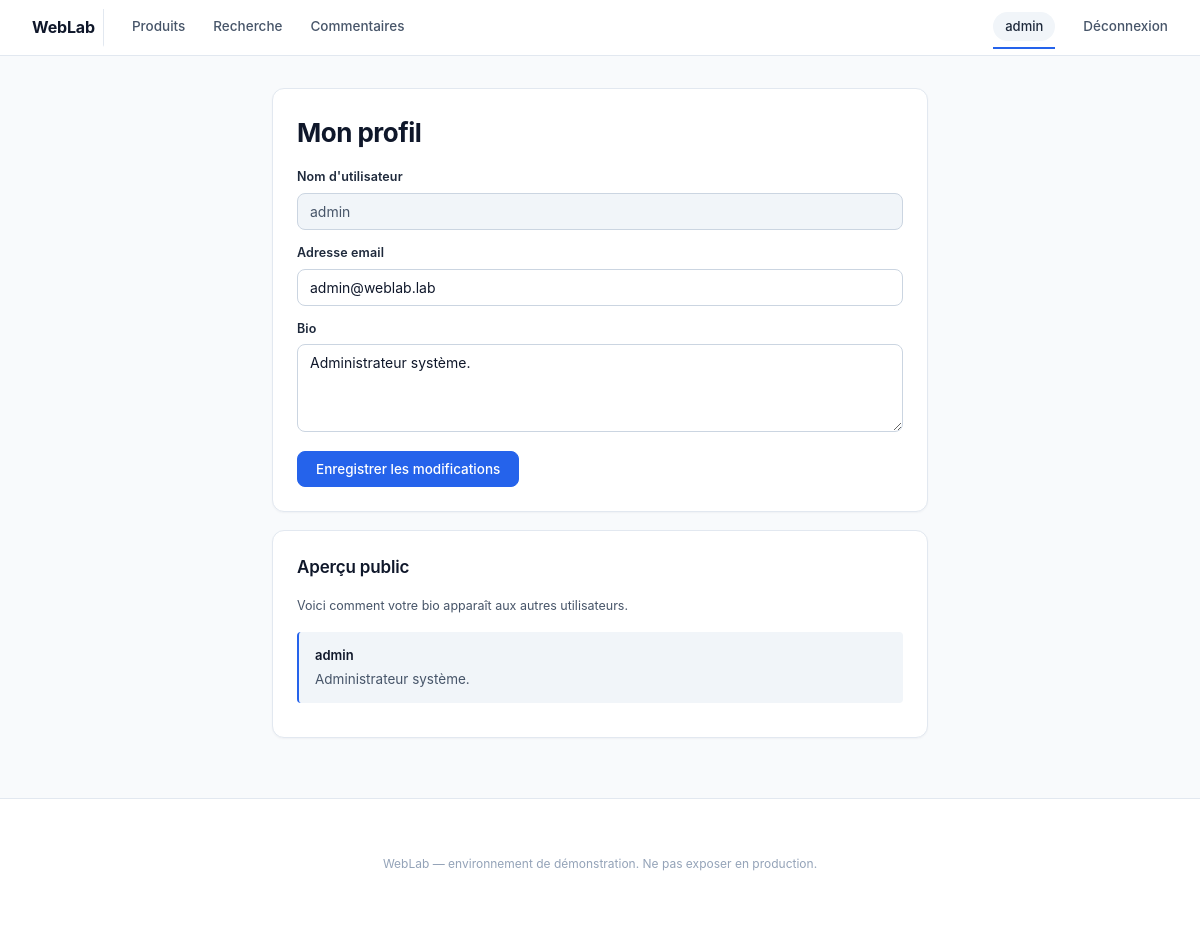
The app's page /profile.php (signed in) with its own data.
### tables this page shows
CREATE TABLE users (
  id          INT AUTO_INCREMENT PRIMARY KEY,
  username    VARCHAR(64) UNIQUE NOT NULL,
  email       VARCHAR(128),
  password    VARCHAR(64) NOT NULL,    
  role        ENUM('user', 'admin') DEFAULT 'user',
  bio         TEXT,
  created_at  TIMESTAMP DEFAULT CURRENT_TIMESTAMP
);

### profile.php (the view, shortened to what this page needs)
<?php
require_once "config.php";
$uid = $_SESSION["user"]["id"];
$user = db()->query("SELECT * FROM users WHERE id = $uid")->fetch(PDO::FETCH_ASSOC);
render_header("Profil");
?>
<div class="container-narrow">
  <div class="card">
    <h1>Mon profil</h1>
    <form method="POST" class="mt-16">
      <div class="form-group">
        <label for="username">Nom d'utilisateur</label>
        <input type="text" id="username" value="<?= htmlspecialchars($user["username"]) ?>" disabled>
      </div>
      <div class="form-group">
        <label for="email">Adresse email</label>
        <input type="email" id="email" name="email" value="<?= htmlspecialchars($user["email"]) ?>">
      </div>
      <div class="form-group">
        <label for="bio">Bio</label>
        <textarea id="bio" name="bio" rows="4" placeholder="Quelques mots sur vous…"><?= htmlspecialchars($user["bio"] ?? "") ?></textarea>
      </div>
      <button type="submit" class="btn">Enregistrer les modifications</button>
    </form>
  </div>
  <div class="card">
    <h2>Aperçu public</h2>
    <p class="text-small mb-16">Voici comment votre bio apparaît aux autres utilisateurs.</p>
    <div class="comment">
      <div class="comment-head">
        <span class="author"><?= htmlspecialchars($user["username"]) ?></span>
      </div>
      <div class="text"><?= $user["bio"] ?? "" ?></div>
    </div>
  </div>
</div>

### templates/nav.php (shortened to what this page needs)
<?php
global $BASE_URL;
$u = $_SESSION['user'] ?? null;
$current = basename($_SERVER['SCRIPT_NAME']);
function _na($f, $current) { return $f === $current ? 'class="active"' : ''; }
?>
<nav class="navbar">
  <a href="<?= $BASE_URL ?>/index.php" class="nav-brand">WebLab</a>
  <a href="<?= $BASE_URL ?>/products.php" <?= _na('products.php', $current) ?>>Produits</a>
  <a href="<?= $BASE_URL ?>/search.php"   <?= _na('search.php', $current) ?>>Recherche</a>
  <a href="<?= $BASE_URL ?>/comments.php" <?= _na('comments.php', $current) ?>>Commentaires</a>
  <?php if ($u): ?>
    <a href="<?= $BASE_URL ?>/profile.php" <?= _na('profile.php', $current) ?>>
      <span class="nav-user"><?= htmlspecialchars($u['username']) ?></span>
    </a>
    <a href="<?= $BASE_URL ?>/logout.php">Déconnexion</a>
  <?php else: ?>
    <a href="<?= $BASE_URL ?>/login.php"    <?= _na('login.php', $current) ?>>Connexion</a>
    <a href="<?= $BASE_URL ?>/register.php" <?= _na('register.php', $current) ?>>Inscription</a>
  <?php endif; ?>
</nav>

### assets/style.css (style rules this page uses)
:root { --bg: #f8fafc; --surface: #ffffff; --surface-alt: #f1f5f9; --border: #e2e8f0; --border-strong:#cbd5e1; --text-0: #0f172a; --text-1: #1e293b; --text-2: #475569; --text-3: #94a3b8; --brand: #1e293b; --accent: #2563eb; --accent-hover: #1d4ed8; --success: #16a34a; --warning: #b45309; --warning-bg: #fef3c7; --danger: #b91c1c; --danger-bg: #fee2e2; --info: #1e40af; --info-bg: #dbeafe; --shadow-sm: 0 1px 2px rgba(15, 23, 42, .04); --shadow: 0 1px 3px rgba(15, 23, 42, .06), 0 1px 2px rgba(15, 23, 42, .04); --radius: 8px; --radius-lg: 12px; --font: -apple-system, BlinkMacSystemFont, "Segoe UI", Roboto, Inter, system-ui, sans-serif; --mono: "SF Mono", Menlo, Consolas, "Liberation Mono", monospace; }
* { box-sizing: border-box; margin: 0; padding: 0; }
html, body { background: var(--bg); color: var(--text-1); font-family: var(--font); font-size: 14px; line-height: 1.5; }
.navbar { background: var(--surface); border-bottom: 1px solid var(--border); padding: 0 32px; display: flex; align-items: center; gap: 28px; height: 56px; position: sticky; top: 0; z-index: 50; }
.navbar .nav-brand { font-size: 16px; font-weight: 700; letter-spacing: -0.01em; color: var(--text-0); text-decoration: none; padding-right: 8px; border-right: 1px solid var(--border); }
.navbar a { color: var(--text-2); text-decoration: none; font-size: 13.5px; font-weight: 500; padding: 6px 0; border-bottom: 2px solid transparent; transition: color .12s, border-color .12s; }
.navbar a.active { color: var(--text-0); border-bottom-color: var(--accent); }
.navbar .nav-user { display: inline-flex; align-items: center; gap: 8px; padding: 5px 12px; background: var(--surface-alt); border-radius: 999px; font-size: 13px; color: var(--text-1); font-weight: 500; }
.container-narrow { max-width: 720px; margin: 32px auto; padding: 0 32px; }
h1 { font-size: 26px; font-weight: 700; color: var(--text-0); letter-spacing: -0.02em; }
h2 { font-size: 17px; font-weight: 600; color: var(--text-0); margin-bottom: 16px; letter-spacing: -0.01em; }
p { color: var(--text-2); }
a { color: var(--accent); text-decoration: none; }
.text-small { font-size: 12.5px; color: var(--text-2); }
.card { background: var(--surface); border: 1px solid var(--border); border-radius: var(--radius-lg); padding: 24px; margin-bottom: 18px; box-shadow: var(--shadow-sm); }
.form-group { margin-bottom: 14px; }
.form-group label { display: block; font-size: 12.5px; font-weight: 600; color: var(--text-1); margin-bottom: 6px; letter-spacing: 0.01em; }
.form-group input, .form-group textarea, .form-group select { width: 100%; padding: 9px 12px; background: var(--surface); border: 1px solid var(--border-strong); border-radius: var(--radius); font-family: var(--font); font-size: 14px; color: var(--text-0); transition: border-color .12s, box-shadow .12s; }
.form-group input[disabled], .form-group input[readonly] { background: var(--surface-alt); color: var(--text-2); }
.form-group textarea { resize: vertical; min-height: 80px; }
.btn { display: inline-flex; align-items: center; justify-content: center; background: var(--accent); color: white; border: 1px solid var(--accent); padding: 9px 18px; border-radius: var(--radius); font-family: var(--font); font-size: 13.5px; font-weight: 500; cursor: pointer; transition: background .12s, border-color .12s; text-decoration: none; }
.comment { padding: 14px 16px; background: var(--surface-alt); border-left: 2px solid var(--accent); border-radius: 4px; margin-bottom: 10px; }
.comment-head { display: flex; justify-content: space-between; align-items: baseline; margin-bottom: 4px; }
.comment .author { font-weight: 600; color: var(--text-0); font-size: 13px; }
.comment .text { color: var(--text-2); font-size: 13.5px; }
.mt-16 { margin-top: 16px; }
.mb-16 { margin-bottom: 16px; }

### records on screen
users: username "admin", email "admin@weblab.lab", bio "Administrateur système."
